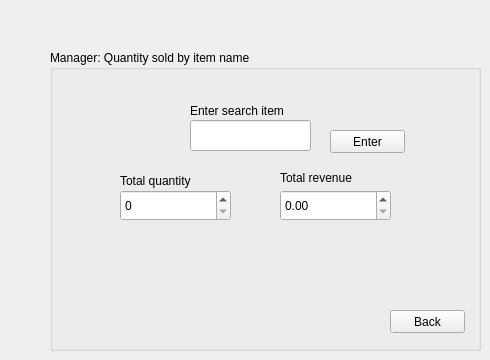
    <widget class="QWidget" name="QtySold">
     <widget class="QGroupBox" name="groupBox_9">
      <property name="geometry">
       <rect>
        <x>50</x>
        <y>50</y>
        <width>431</width>
        <height>301</height>
       </rect>
      </property>
      <property name="title">
       <string>Manager: Quantity sold by item name</string>
      </property>
      <widget class="QPushButton" name="pushButton_back_qty">
       <property name="geometry">
        <rect>
         <x>340</x>
         <y>260</y>
         <width>75</width>
         <height>23</height>
        </rect>
       </property>
       <property name="text">
        <string>Back</string>
       </property>
      </widget>
      <widget class="QLineEdit" name="searchBox">
       <property name="geometry">
        <rect>
         <x>140</x>
         <y>70</y>
         <width>121</width>
         <height>31</height>
        </rect>
       </property>
      </widget>
      <widget class="QLabel" name="label_21">
       <property name="geometry">
        <rect>
         <x>140</x>
         <y>50</y>
         <width>121</width>
         <height>21</height>
        </rect>
       </property>
       <property name="text">
        <string>Enter search item</string>
       </property>
      </widget>
      <widget class="QPushButton" name="pushButton_13">
       <property name="geometry">
        <rect>
         <x>280</x>
         <y>80</y>
         <width>75</width>
         <height>23</height>
        </rect>
       </property>
       <property name="text">
        <string>Enter</string>
       </property>
      </widget>
      <widget class="QLabel" name="label_23">
       <property name="geometry">
        <rect>
         <x>70</x>
         <y>120</y>
         <width>111</width>
         <height>21</height>
        </rect>
       </property>
       <property name="text">
        <string>Total quantity</string>
       </property>
      </widget>
      <widget class="QLabel" name="label_24">
       <property name="geometry">
        <rect>
         <x>230</x>
         <y>120</y>
         <width>111</width>
         <height>16</height>
        </rect>
       </property>
       <property name="text">
        <string>Total revenue</string>
       </property>
      </widget>
      <widget class="QSpinBox" name="qty">
       <property name="geometry">
        <rect>
         <x>70</x>
         <y>140</y>
         <width>111</width>
         <height>31</height>
        </rect>
       </property>
      </widget>
      <widget class="QDoubleSpinBox" name="revenue_3">
       <property name="geometry">
        <rect>
         <x>230</x>
         <y>140</y>
         <width>111</width>
         <height>31</height>
        </rect>
       </property>
      </widget>
     </widget>
    </widget>
